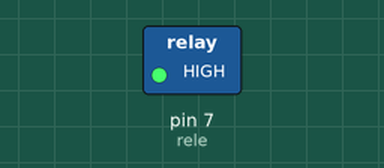
This sketch was run on a simulated Arduino Uno, built with avr-gcc and run on an emulated ATmega328P. On the bench: switched loads named in the sketch (green lamp = pin HIGH).

Above: at 1.0 s.
At 3.0 s:
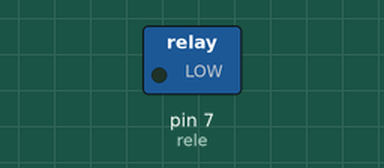
Timing chart, 0 to 5.2 s (numbered marks = the images above):
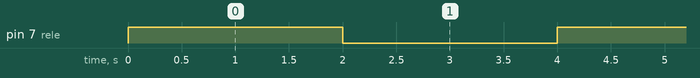

Measured:
- by itself, pin 7 (rele): alternates HIGH for 2.0 s and LOW for 2.0 s

The sketch:

modulo_rele.ino
```cpp
#define rele 7
#define tmp 2000

void setup()
{
  pinMode(rele,OUTPUT);
}

void loop()
{
  digitalWrite(rele,HIGH);
  delay(tmp);
  digitalWrite(rele,LOW);
  delay(tmp);
}
```
